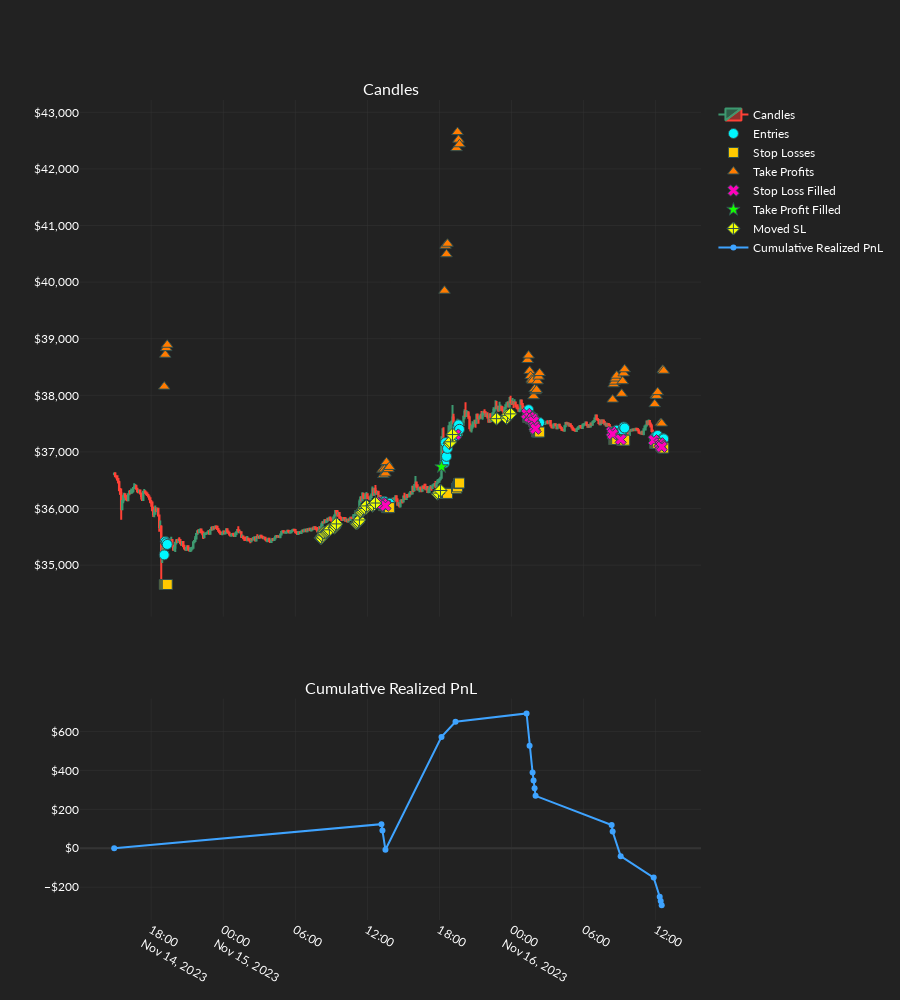

The notebook cell this image was saved under:
### Code cell
order_records_df = or_backtest(
    backtest_settings=backtest_settings,
    candles=candles,
    dos_arrays=dos_arrays,
    exchange_settings=mufex_main.exchange_settings,
    static_os=static_os,
    strategy=strategy,
    dos_index=0,
    ind_set_index=0,
    plot_results=True,
)
